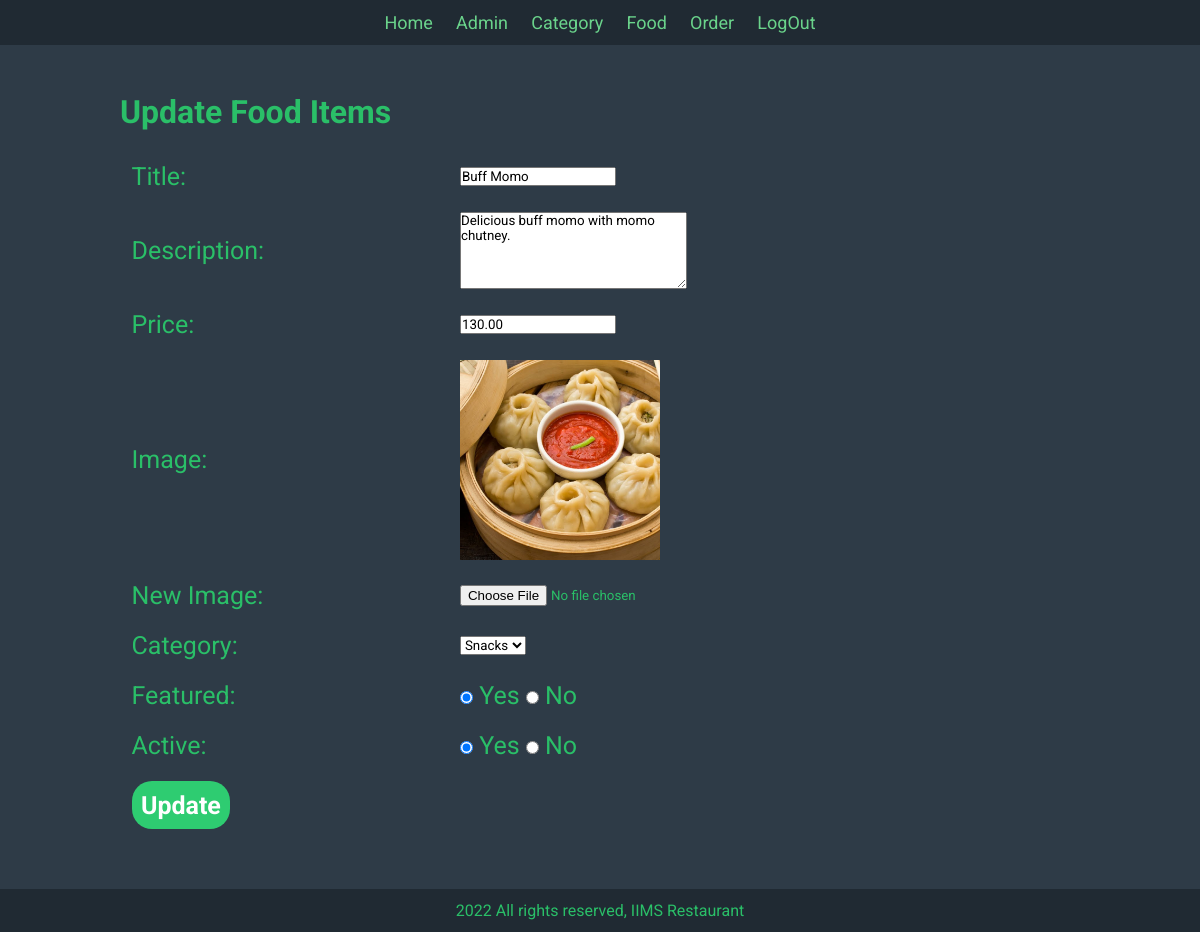
Screenshot of /admin/update-food.php?id=17 (signed in) with the database file from the repository.
### tables this page shows
CREATE TABLE `tbl_food` (
  `id` int(10) UNSIGNED NOT NULL,
  `title` varchar(100) NOT NULL,
  `description` text NOT NULL,
  `price` decimal(10,2) NOT NULL,
  `image_name` varchar(255) NOT NULL,
  `category_id` int(10) UNSIGNED NOT NULL,
  `featured` varchar(10) NOT NULL,
  `active` varchar(10) NOT NULL
);

CREATE TABLE `tbl_category` (
  `id` int(10) UNSIGNED NOT NULL,
  `title` varchar(100) NOT NULL,
  `image_name` varchar(255) NOT NULL,
  `featured` varchar(10) NOT NULL,
  `active` varchar(10) NOT NULL
);

### admin/update-food.php (the view, shortened to what this page needs)
<?php include('partials/menu.php')?>
<?php
    if(isset($_GET['id'])){
        $id = $_GET['id'];
        $sql2 = "SELECT * FROM tbl_food WHERE id=$id";
        $res2 = mysqli_query($conn, $sql2);
        $row2 = mysqli_fetch_assoc($res2);
        $title = $row2['title'];
        $description = $row2['description'];
        $price = $row2['price'];
        $current_image = $row2['image_name'];
        $current_category_id = $row2['category_id'];
        $featured = $row2['featured'];
        $active = $row2['active'];
    }
    else
    {
        header('location:'.SITEURL.'admin/manage-food.php');
    }
?>
<div class="main-content">
    <div class="wrapper">
        <h1 class='color-green'>Update Food Items</h1>
        <br>
        <form action="" method="post" enctype="mutlipart/form-data">
            <table class="tbl-full btn-text color-green">
                <tr>
                    <td>Title:</td>
                    <td><input type="text" name="title" value="<?php echo $title;?>"></td>
                </tr>
                <tr>
                    <td>Description:</td>
                    <td><textarea name="description" cols="30" rows="5"><?php echo $description;?></textarea></td>
                </tr>
                <tr>
                    <td>Price:</td>
                    <td><input type="number" name="price" value="<?php echo $price?>"></td>
                </tr>
                <tr>
                    <td>Image: </td>
                    <td>
                        <?php
                            if($current_image == ""){
                                echo "<div>No Image Available</div>";
                            }
                            else
                            {
                                ?>
                                    <img src="<?php echo SITEURL;?>images/food/<?php echo $current_image;?>" alt="" width="200px">
                                <?php
                            }
                        ?>
                    </td>
                </tr>
                <tr>
                    <td>New Image: </td>
                    <td><input type="file" name="image"></td>
                </tr>
                <tr>
                    <td>Category:</td>
                    <td>
                        <select name="category">
                            <?php
                                $sql = "SELECT * FROM tbl_category WHERE active='Yes'";
                                $res = mysqli_query($conn, $sql);
                                $count = mysqli_num_rows($res);
                                if($count>0){
                                    while($row=mysqli_fetch_assoc($res)){
                                        $category_title = $row['title'];
                                        $category_id = $row['id'];
                                        ?>
                                         <option <?php if($current_category_id == $category_id){echo "selected";}?> value="<?php echo $category_id;?>"><?php echo $category_title;?></option>
                                        <?php
                                    }
                                }
                                else
                                {
                                    echo "option value='0'>No Category Available</option>";
                                }
                            ?>
                        </select>
                </td>
                </tr>
                <tr>
                    <td>Featured:</td>
                    <td>
                        <input type="radio" <?php if($featured == "Yes"){echo "checked";}?> name="featured" value="Yes"> Yes
                        <input type="radio" <?php if($featured == "No"){echo "checked";}?> name="featured" value="No"> No
                    </td>
                </tr>
                <tr>
                    <td>Active: </td>
                    <td>
                    <input type="radio" <?php if($active == "Yes"){echo "checked";}?> name="active" value="Yes"> Yes
                        <input <?php if($active == "No"){echo "checked";}?> type="radio" name="active" value="No"> No
                    </td>
                </tr>
                <tr>
                    <td colspan='2'>
                        <input type="submit" name="submit" value="Update" class="btn-secondary btn-text">
                    </td>
                </tr>
            </table>
        </form>
    </div>
</div>
<?php include('partials/footer.php')?>

### css/admin.css (style rules this page uses)
* { margin: 0; padding: 0; font-family: 'Roboto', sans-serif; }
.wrapper { padding: 1%; width: 80%; margin: 0 auto; }
.color-green { color: #2abf68; }
.main-content { background-color: #2e3b47; padding: 3% 0%; }
.btn-text { font-size: 25px; }

### admin/partials/menu.php (style rules this page uses)
.tbl-full { width: 100%; }
table tr td { padding: 1%; }
.btn-secondary { background-color: #2ecc71; padding: 1%; color:white; text-decoration:none; font-weight:bold; border-radius:20px; border: none; }

### rows the page displays
tbl_food: title "Buff Momo", description "Delicious buff momo with momo chutney.", price "130.00", image_name (picture), category "Snacks", featured "☑", active "☑"
